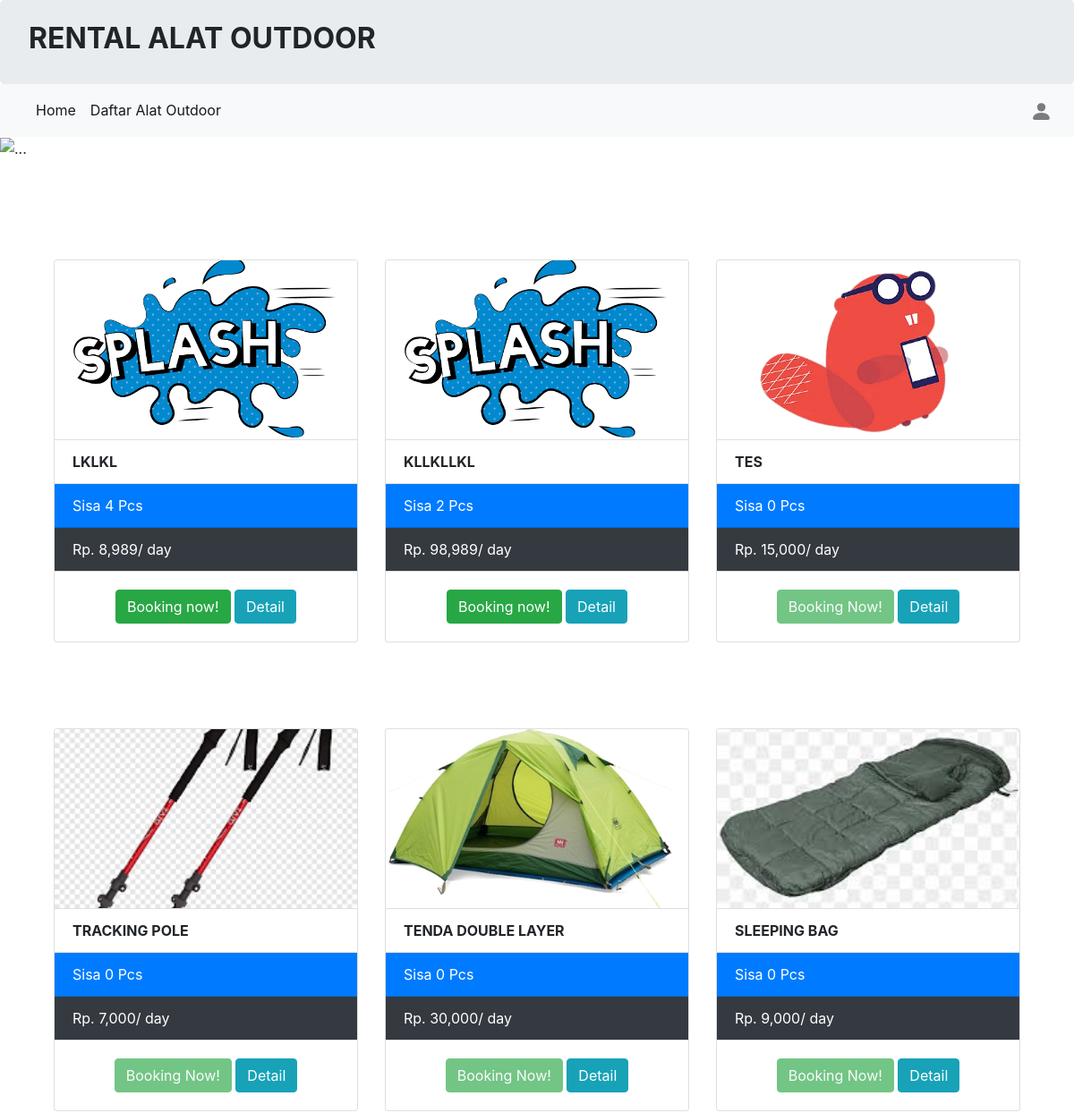
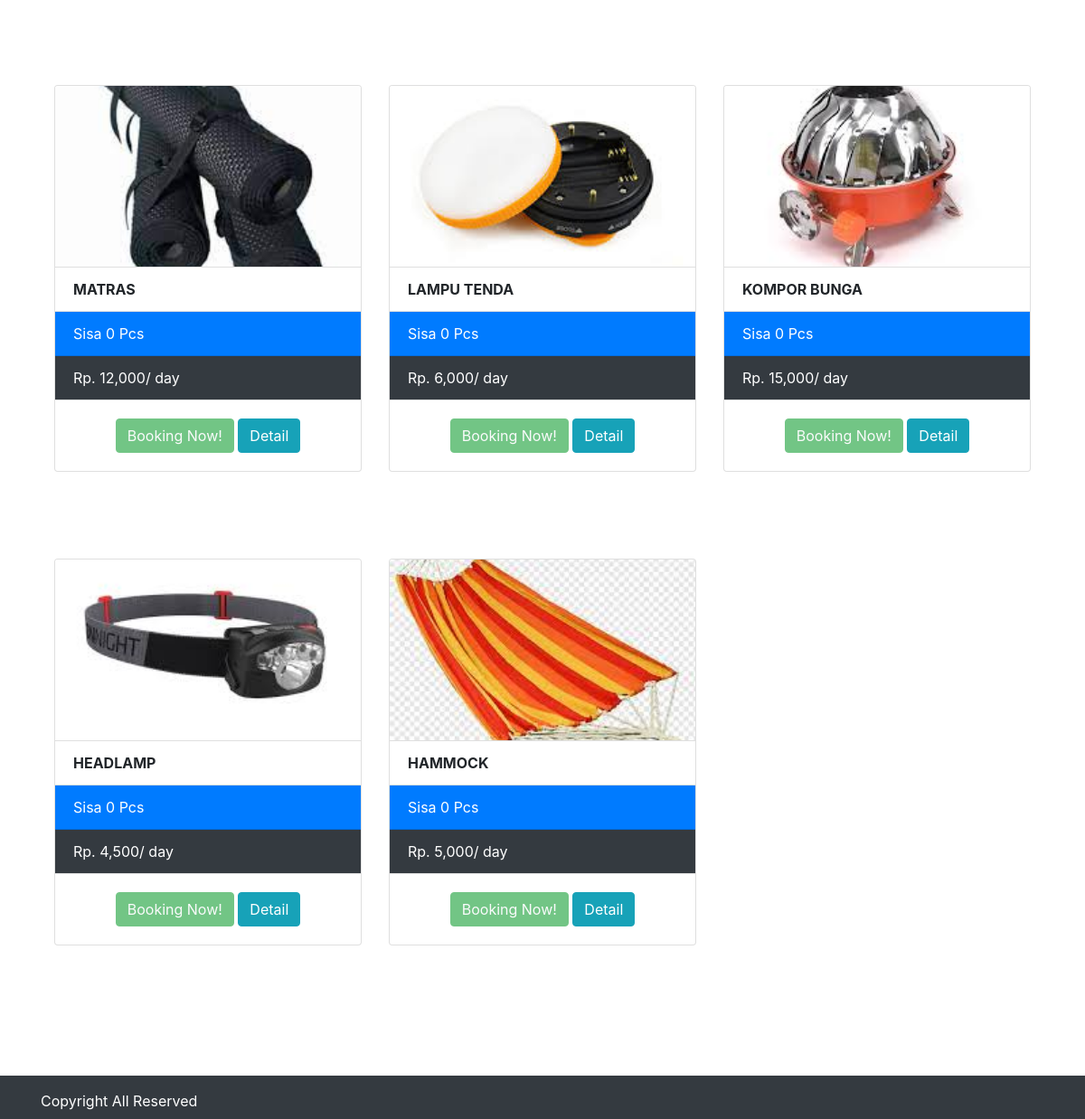
The page / on the database its author committed (2 pictures, top to bottom).
### tables this page shows
CREATE TABLE `tbl_alat_212303` (
  `212303_id_alat` int(11) NOT NULL,
  `212303_nama` varchar(50) NOT NULL,
  `212303_harga` int(50) NOT NULL,
  `212303_deskripsi` varchar(255) NOT NULL,
  `212303_stok` int(15) NOT NULL,
  `212303_gambar` text NOT NULL
);

### index.php (the view, shortened to what this page needs)
<?php
include 'header.php';
require 'koneksi.php';
$query = "SELECT * FROM tbl_alat_212303 ORDER BY 212303_id_alat DESC";
$hasil = mysqli_query($koneksi, $query);
?>
<img src="./images/bg.png" class="img-fluid w-100" alt="...">
<div class="container">
    <br>
    <br>
    <div class="container">
        <div class="row">
            <div class="col-sm-12">
                <div class="row mt-3">
                    <?php
                    foreach ($hasil as $isi) {
                    ?>
                        <div class="col-sm-4 my-5">
                            <div class="card">
                                <img src="images/<?php echo $isi['212303_gambar']; ?>" class="card-img-top" style="height:200px;object-fit:cover;">
                                <ul class="list-group list-group-flush">
                                    <li class="list-group-item" style="text-transform:uppercase;">
                                        <b><?= $isi['212303_nama']; ?></b>
                                    </li>
                                    <?php if ($isi['212303_stok'] >= 0) { ?>
                                        <li class="list-group-item bg-primary text-white">
                                            <i class="fa fa-check"></i> Sisa <?= $isi['212303_stok']; ?> Pcs
                                        </li>
                                    <?php } else { ?>
                                        <li class="list-group-item bg-danger text-white">
                                            <i class="fa fa-close"></i> Kosong
                                        </li>
                                    <?php } ?>
                                    <li class="list-group-item bg-dark text-white">
                                        <i class="fa fa-money"></i> Rp. <?php echo number_format($isi['212303_harga']); ?>/ day
                                    </li>
                                </ul>
                                <div class="card-body">
                                    <center>
                                        <?php if ($isi['212303_stok'] >= 1) {   ?>
                                            <a href="booking.php?id=<?php echo $isi['212303_id_alat']; ?>" class="btn btn-success">Booking now!</a>
                                        <?php } else { ?>
                                            <input type="button" class="btn btn-success text-light" value="Booking Now!" disabled>
                                        <?php } ?>
                                        <a href="detail.php?id=<?php echo $isi['212303_id_alat']; ?>" class="btn btn-info">Detail</a>
                                    </center>
                                </div>
                            </div>
                        </div>
                    <?php $no++;
                    } ?>
                </div>
            </div>
        </div>
    </div>
    <br>
    <br>
    <br>
</div>
<?php
include 'footer.php';
?>

### rows shown on the page
tbl_alat_212303: 212303_gambar (picture), 212303_nama "LKLKL", 212303_stok "4", 212303_harga "8,989"
tbl_alat_212303: 212303_gambar (picture), 212303_nama "KLLKLLKL", 212303_stok "2", 212303_harga "98,989"
tbl_alat_212303: 212303_gambar (picture), 212303_nama "TES", 212303_stok "0", 212303_harga "15,000"
tbl_alat_212303: 212303_gambar (picture), 212303_nama "TRACKING POLE", 212303_stok "0", 212303_harga "7,000"
tbl_alat_212303: 212303_gambar (picture), 212303_nama "TENDA DOUBLE LAYER", 212303_stok "0", 212303_harga "30,000"
tbl_alat_212303: 212303_gambar (picture), 212303_nama "SLEEPING BAG", 212303_stok "0", 212303_harga "9,000"
tbl_alat_212303: 212303_gambar (picture), 212303_nama "MATRAS", 212303_stok "0", 212303_harga "12,000"
tbl_alat_212303: 212303_gambar (picture), 212303_nama "LAMPU TENDA", 212303_stok "0", 212303_harga "6,000"
tbl_alat_212303: 212303_gambar (picture), 212303_nama "KOMPOR BUNGA", 212303_stok "0", 212303_harga "15,000"
tbl_alat_212303: 212303_gambar (picture), 212303_nama "HEADLAMP", 212303_stok "0", 212303_harga "4,500"
tbl_alat_212303: 212303_gambar (picture), 212303_nama "HAMMOCK", 212303_stok "0", 212303_harga "5,000"
